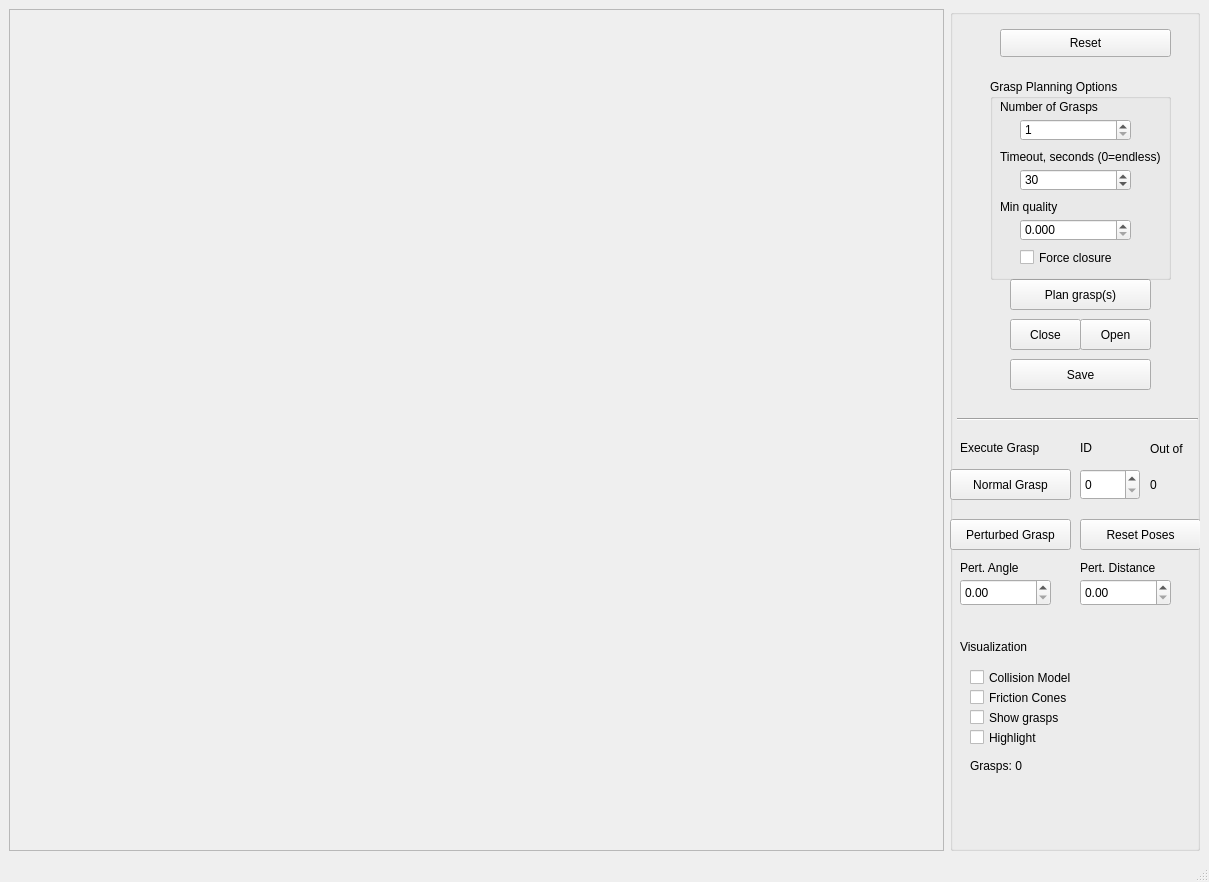
<?xml version="1.0" encoding="UTF-8"?>
<ui version="4.0">
 <class>GraspPlannerEvaluator</class>
 <widget class="QMainWindow" name="GraspPlannerEvaluator">
  <property name="geometry">
   <rect>
    <x>0</x>
    <y>0</y>
    <width>1209</width>
    <height>882</height>
   </rect>
  </property>
  <property name="windowTitle">
   <string>GraspStudio - GraspPlanner</string>
  </property>
  <widget class="QWidget" name="centralwidget">
   <layout class="QGridLayout" name="gridLayout">
    <item row="0" column="0">
     <widget class="QFrame" name="frameViewer">
      <property name="frameShape">
       <enum>QFrame::StyledPanel</enum>
      </property>
      <property name="frameShadow">
       <enum>QFrame::Raised</enum>
      </property>
     </widget>
    </item>
    <item row="0" column="1">
     <widget class="QGroupBox" name="groupBox_1">
      <property name="sizePolicy">
       <sizepolicy hsizetype="Fixed" vsizetype="Preferred">
        <horstretch>0</horstretch>
        <verstretch>0</verstretch>
       </sizepolicy>
      </property>
      <property name="maximumSize">
       <size>
        <width>250</width>
        <height>16777215</height>
       </size>
      </property>
      <property name="title">
       <string/>
      </property>
      <widget class="QPushButton" name="pushButtonReset">
       <property name="geometry">
        <rect>
         <x>50</x>
         <y>20</y>
         <width>171</width>
         <height>28</height>
        </rect>
       </property>
       <property name="text">
        <string>Reset</string>
       </property>
      </widget>
      <widget class="QLabel" name="label_10">
       <property name="geometry">
        <rect>
         <x>10</x>
         <y>630</y>
         <width>81</width>
         <height>16</height>
        </rect>
       </property>
       <property name="text">
        <string>Visualization</string>
       </property>
      </widget>
      <widget class="QCheckBox" name="checkBoxColModel">
       <property name="geometry">
        <rect>
         <x>20</x>
         <y>660</y>
         <width>141</width>
         <height>17</height>
        </rect>
       </property>
       <property name="text">
        <string>Collision Model</string>
       </property>
      </widget>
      <widget class="QCheckBox" name="checkBoxCones">
       <property name="geometry">
        <rect>
         <x>20</x>
         <y>680</y>
         <width>141</width>
         <height>17</height>
        </rect>
       </property>
       <property name="text">
        <string>Friction Cones</string>
       </property>
      </widget>
      <widget class="QCheckBox" name="checkBoxGrasps">
       <property name="geometry">
        <rect>
         <x>20</x>
         <y>700</y>
         <width>141</width>
         <height>17</height>
        </rect>
       </property>
       <property name="text">
        <string>Show grasps</string>
       </property>
      </widget>
      <widget class="QPushButton" name="pushButtonPlan">
       <property name="geometry">
        <rect>
         <x>60</x>
         <y>270</y>
         <width>141</width>
         <height>31</height>
        </rect>
       </property>
       <property name="text">
        <string>Plan grasp(s)</string>
       </property>
      </widget>
      <widget class="QGroupBox" name="groupBox_2">
       <property name="geometry">
        <rect>
         <x>40</x>
         <y>70</y>
         <width>181</width>
         <height>201</height>
        </rect>
       </property>
       <property name="title">
        <string>Grasp Planning Options</string>
       </property>
       <widget class="QCheckBox" name="checkBoxFoceClosure">
        <property name="geometry">
         <rect>
          <x>30</x>
          <y>170</y>
          <width>171</width>
          <height>17</height>
         </rect>
        </property>
        <property name="text">
         <string>Force closure</string>
        </property>
       </widget>
       <widget class="QSpinBox" name="spinBoxGraspNumber">
        <property name="geometry">
         <rect>
          <x>30</x>
          <y>40</y>
          <width>111</width>
          <height>22</height>
         </rect>
        </property>
        <property name="minimum">
         <number>1</number>
        </property>
        <property name="maximum">
         <number>10000000</number>
        </property>
       </widget>
       <widget class="QLabel" name="label_11">
        <property name="geometry">
         <rect>
          <x>10</x>
          <y>20</y>
          <width>151</width>
          <height>16</height>
         </rect>
        </property>
        <property name="text">
         <string>Number of Grasps</string>
        </property>
       </widget>
       <widget class="QLabel" name="label_12">
        <property name="geometry">
         <rect>
          <x>10</x>
          <y>70</y>
          <width>211</width>
          <height>16</height>
         </rect>
        </property>
        <property name="text">
         <string>Timeout, seconds (0=endless)</string>
        </property>
       </widget>
       <widget class="QSpinBox" name="spinBoxTimeOut">
        <property name="geometry">
         <rect>
          <x>30</x>
          <y>90</y>
          <width>111</width>
          <height>22</height>
         </rect>
        </property>
        <property name="minimum">
         <number>0</number>
        </property>
        <property name="maximum">
         <number>10000000</number>
        </property>
        <property name="value">
         <number>30</number>
        </property>
       </widget>
       <widget class="QLabel" name="label_13">
        <property name="geometry">
         <rect>
          <x>10</x>
          <y>120</y>
          <width>171</width>
          <height>16</height>
         </rect>
        </property>
        <property name="text">
         <string>Min quality</string>
        </property>
       </widget>
       <widget class="QDoubleSpinBox" name="doubleSpinBoxQuality">
        <property name="geometry">
         <rect>
          <x>30</x>
          <y>140</y>
          <width>111</width>
          <height>22</height>
         </rect>
        </property>
        <property name="decimals">
         <number>3</number>
        </property>
        <property name="maximum">
         <double>1.000000000000000</double>
        </property>
        <property name="singleStep">
         <double>0.001000000000000</double>
        </property>
       </widget>
      </widget>
      <widget class="QPushButton" name="pushButtonSave">
       <property name="geometry">
        <rect>
         <x>60</x>
         <y>350</y>
         <width>141</width>
         <height>31</height>
        </rect>
       </property>
       <property name="text">
        <string>Save</string>
       </property>
      </widget>
      <widget class="QPushButton" name="pushButtonClose">
       <property name="geometry">
        <rect>
         <x>60</x>
         <y>310</y>
         <width>71</width>
         <height>31</height>
        </rect>
       </property>
       <property name="text">
        <string>Close</string>
       </property>
      </widget>
      <widget class="QPushButton" name="pushButtonOpen">
       <property name="geometry">
        <rect>
         <x>130</x>
         <y>310</y>
         <width>71</width>
         <height>31</height>
        </rect>
       </property>
       <property name="text">
        <string>Open</string>
       </property>
      </widget>
      <widget class="QLabel" name="labelInfo">
       <property name="geometry">
        <rect>
         <x>20</x>
         <y>750</y>
         <width>221</width>
         <height>61</height>
        </rect>
       </property>
       <property name="text">
        <string>Grasps: 0</string>
       </property>
       <property name="alignment">
        <set>Qt::AlignLeading|Qt::AlignLeft|Qt::AlignTop</set>
       </property>
      </widget>
      <widget class="QCheckBox" name="checkBoxHighlight">
       <property name="geometry">
        <rect>
         <x>20</x>
         <y>720</y>
         <width>141</width>
         <height>17</height>
        </rect>
       </property>
       <property name="text">
        <string>Highlight</string>
       </property>
      </widget>
      <widget class="QPushButton" name="pushButtonResetPose">
       <property name="geometry">
        <rect>
         <x>130</x>
         <y>510</y>
         <width>121</width>
         <height>31</height>
        </rect>
       </property>
       <property name="text">
        <string>Reset Poses</string>
       </property>
      </widget>
      <widget class="QPushButton" name="pushButtonPerturbedGrasp">
       <property name="geometry">
        <rect>
         <x>0</x>
         <y>510</y>
         <width>121</width>
         <height>31</height>
        </rect>
       </property>
       <property name="cursor">
        <cursorShape>ArrowCursor</cursorShape>
       </property>
       <property name="text">
        <string>Perturbed Grasp</string>
       </property>
      </widget>
      <widget class="QLabel" name="labelPertAngle">
       <property name="geometry">
        <rect>
         <x>10</x>
         <y>550</y>
         <width>101</width>
         <height>17</height>
        </rect>
       </property>
       <property name="text">
        <string>Pert. Angle</string>
       </property>
      </widget>
      <widget class="QLabel" name="label">
       <property name="geometry">
        <rect>
         <x>130</x>
         <y>550</y>
         <width>111</width>
         <height>17</height>
        </rect>
       </property>
       <property name="text">
        <string>Pert. Distance</string>
       </property>
      </widget>
      <widget class="QPushButton" name="pushButtonNormalGrasp">
       <property name="geometry">
        <rect>
         <x>0</x>
         <y>460</y>
         <width>121</width>
         <height>31</height>
        </rect>
       </property>
       <property name="text">
        <string>Normal Grasp</string>
       </property>
      </widget>
      <widget class="QLabel" name="labelGraspNum">
       <property name="geometry">
        <rect>
         <x>200</x>
         <y>460</y>
         <width>41</width>
         <height>31</height>
        </rect>
       </property>
       <property name="text">
        <string>0</string>
       </property>
      </widget>
      <widget class="QLabel" name="label_3">
       <property name="geometry">
        <rect>
         <x>10</x>
         <y>430</y>
         <width>101</width>
         <height>17</height>
        </rect>
       </property>
       <property name="text">
        <string>Execute Grasp</string>
       </property>
      </widget>
      <widget class="QLabel" name="label_4">
       <property name="geometry">
        <rect>
         <x>130</x>
         <y>430</y>
         <width>41</width>
         <height>17</height>
        </rect>
       </property>
       <property name="text">
        <string>ID</string>
       </property>
      </widget>
      <widget class="QLabel" name="label_5">
       <property name="geometry">
        <rect>
         <x>200</x>
         <y>430</y>
         <width>51</width>
         <height>20</height>
        </rect>
       </property>
       <property name="text">
        <string>Out of</string>
       </property>
      </widget>
      <widget class="Line" name="line">
       <property name="geometry">
        <rect>
         <x>7</x>
         <y>400</y>
         <width>241</width>
         <height>20</height>
        </rect>
       </property>
       <property name="orientation">
        <enum>Qt::Horizontal</enum>
       </property>
      </widget>
      <widget class="QSpinBox" name="spinBoxGraspNum">
       <property name="geometry">
        <rect>
         <x>130</x>
         <y>460</y>
         <width>60</width>
         <height>31</height>
        </rect>
       </property>
      </widget>
      <widget class="QDoubleSpinBox" name="doubleSpinBoxPertAngle">
       <property name="geometry">
        <rect>
         <x>10</x>
         <y>570</y>
         <width>91</width>
         <height>27</height>
        </rect>
       </property>
      </widget>
      <widget class="QDoubleSpinBox" name="doubleSpinBoxPertDistance">
       <property name="geometry">
        <rect>
         <x>130</x>
         <y>570</y>
         <width>91</width>
         <height>27</height>
        </rect>
       </property>
      </widget>
     </widget>
    </item>
   </layout>
  </widget>
  <widget class="QMenuBar" name="menubar">
   <property name="geometry">
    <rect>
     <x>0</x>
     <y>0</y>
     <width>1209</width>
     <height>25</height>
    </rect>
   </property>
  </widget>
  <widget class="QStatusBar" name="statusbar"/>
 </widget>
 <resources/>
 <connections/>
</ui>
